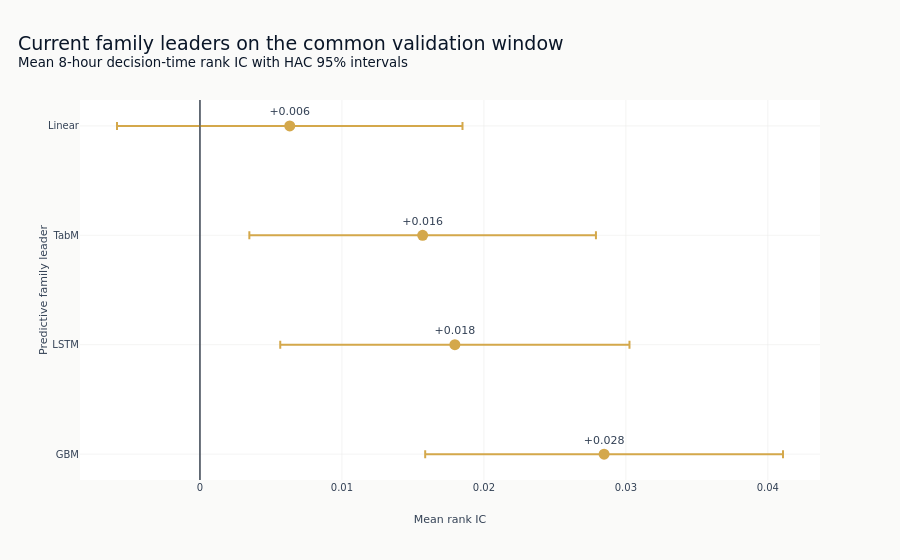

Notebook code cell kept with this figure:
### Code cell
fig = go.Figure()
fig.add_trace(
    go.Scatter(
        x=comparison["ic"],
        y=[FAMILY_LABELS[value] for value in comparison["family"]],
        mode="markers+text",
        text=[f"{value:+.3f}" for value in comparison["ic"]],
        textposition="top center",
        marker={"size": 11, "color": COLORS["amber"]},
        error_x={
            "type": "data",
            "symmetric": False,
            "array": (comparison["ci_hi"] - comparison["ic"]).to_list(),
            "arrayminus": (comparison["ic"] - comparison["ci_lo"]).to_list(),
        },
    )
)
fig.add_vline(x=0, line_color=COLORS["neutral"], line_width=1)
fig.update_layout(
    title={
        "text": "Current family leaders on the common validation window"
        "<br><sup>Mean 8-hour decision-time rank IC with HAC 95% intervals</sup>",
        "x": 0.02,
        "xanchor": "left",
    },
    xaxis_title="Mean rank IC",
    yaxis_title="Predictive family leader",
    showlegend=False,
)
fig.show()

### Figure 1 — Plotly figure (JSON) as saved in the notebook; plotly's stock layout.template omitted (floating-point values rounded to 4 significant figures)
{"data": [{"error_x": {"array": [0.0126, 0.0123, 0.01221, 0.01217], "arrayminus": [0.0126, 0.0123, 0.01221, 0.01217], "symmetric": false, "type": "data"}, "marker": {"color": "#D4A84B", "size": 11}, "mode": "markers+text", "text": ["+0.028", "+0.018", "+0.016", "+0.006"], "textposition": "top center", "type": "scatter", "x": [0.02847, 0.01796, 0.01569, 0.006325], "y": ["GBM", "LSTM", "TabM", "Linear"]}], "layout": {"shapes": [{"line": {"color": "#334155", "width": 1}, "type": "line", "x0": 0, "x1": 0, "xref": "x", "y0": 0, "y1": 1, "yref": "y domain"}], "showlegend": false, "title": {"text": "Current family leaders on the common validation window<br><sup>Mean 8-hour decision-time rank IC with HAC 95% intervals</sup>", "x": 0.02, "xanchor": "left"}, "xaxis": {"title": {"text": "Mean rank IC"}}, "yaxis": {"title": {"text": "Predictive family leader"}}}}
